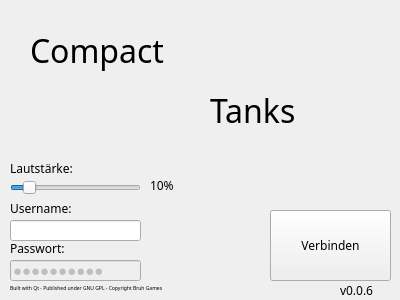
<?xml version="1.0" encoding="UTF-8"?>
<ui version="4.0">
 <class>FrmLogin</class>
 <widget class="QWidget" name="FrmLogin">
  <property name="geometry">
   <rect>
    <x>0</x>
    <y>0</y>
    <width>400</width>
    <height>300</height>
   </rect>
  </property>
  <property name="font">
   <font>
    <family>Pixeled</family>
   </font>
  </property>
  <property name="windowTitle">
   <string>CompactTanks</string>
  </property>
  <widget class="QLineEdit" name="edtUsername">
   <property name="geometry">
    <rect>
     <x>10</x>
     <y>220</y>
     <width>131</width>
     <height>21</height>
    </rect>
   </property>
   <property name="font">
    <font>
     <family>Pixeled</family>
     <pointsize>7</pointsize>
    </font>
   </property>
  </widget>
  <widget class="QLineEdit" name="edtPassword">
   <property name="enabled">
    <bool>false</bool>
   </property>
   <property name="geometry">
    <rect>
     <x>10</x>
     <y>260</y>
     <width>131</width>
     <height>21</height>
    </rect>
   </property>
   <property name="font">
    <font>
     <family>Times New Roman</family>
     <pointsize>11</pointsize>
    </font>
   </property>
   <property name="inputMask">
    <string/>
   </property>
   <property name="text">
    <string>aaaaaaaaaa</string>
   </property>
   <property name="echoMode">
    <enum>QLineEdit::Password</enum>
   </property>
  </widget>
  <widget class="QLabel" name="label">
   <property name="geometry">
    <rect>
     <x>10</x>
     <y>240</y>
     <width>91</width>
     <height>16</height>
    </rect>
   </property>
   <property name="font">
    <font>
     <family>Pixeled</family>
    </font>
   </property>
   <property name="text">
    <string>Passwort:</string>
   </property>
  </widget>
  <widget class="QLabel" name="label_2">
   <property name="geometry">
    <rect>
     <x>10</x>
     <y>200</y>
     <width>101</width>
     <height>16</height>
    </rect>
   </property>
   <property name="font">
    <font>
     <family>Pixeled</family>
    </font>
   </property>
   <property name="text">
    <string>Username:</string>
   </property>
  </widget>
  <widget class="QLabel" name="label_3">
   <property name="geometry">
    <rect>
     <x>30</x>
     <y>10</y>
     <width>231</width>
     <height>81</height>
    </rect>
   </property>
   <property name="font">
    <font>
     <family>Pixeled</family>
     <pointsize>24</pointsize>
    </font>
   </property>
   <property name="text">
    <string>Compact</string>
   </property>
  </widget>
  <widget class="QLabel" name="label_4">
   <property name="geometry">
    <rect>
     <x>210</x>
     <y>70</y>
     <width>171</width>
     <height>81</height>
    </rect>
   </property>
   <property name="font">
    <font>
     <family>Pixeled</family>
     <pointsize>24</pointsize>
    </font>
   </property>
   <property name="text">
    <string>Tanks</string>
   </property>
  </widget>
  <widget class="QLabel" name="label_5">
   <property name="geometry">
    <rect>
     <x>10</x>
     <y>280</y>
     <width>371</width>
     <height>16</height>
    </rect>
   </property>
   <property name="font">
    <font>
     <family>Pixeled</family>
     <pointsize>4</pointsize>
    </font>
   </property>
   <property name="text">
    <string>Built with Qt - Published under GNU GPL - Copyright Bruh Games</string>
   </property>
  </widget>
  <widget class="QLabel" name="label_6">
   <property name="geometry">
    <rect>
     <x>340</x>
     <y>280</y>
     <width>61</width>
     <height>20</height>
    </rect>
   </property>
   <property name="font">
    <font>
     <family>Pixeled</family>
    </font>
   </property>
   <property name="text">
    <string>v0.0.6</string>
   </property>
  </widget>
  <widget class="QPushButton" name="btnConnect">
   <property name="geometry">
    <rect>
     <x>270</x>
     <y>210</y>
     <width>121</width>
     <height>71</height>
    </rect>
   </property>
   <property name="font">
    <font>
     <family>Pixeled</family>
    </font>
   </property>
   <property name="text">
    <string>Verbinden</string>
   </property>
  </widget>
  <widget class="QLabel" name="label_7">
   <property name="geometry">
    <rect>
     <x>10</x>
     <y>160</y>
     <width>131</width>
     <height>16</height>
    </rect>
   </property>
   <property name="font">
    <font>
     <family>Pixeled</family>
    </font>
   </property>
   <property name="text">
    <string>Lautstärke:</string>
   </property>
  </widget>
  <widget class="QSlider" name="sliderVolume">
   <property name="geometry">
    <rect>
     <x>10</x>
     <y>180</y>
     <width>131</width>
     <height>16</height>
    </rect>
   </property>
   <property name="maximum">
    <number>100</number>
   </property>
   <property name="value">
    <number>10</number>
   </property>
   <property name="orientation">
    <enum>Qt::Horizontal</enum>
   </property>
  </widget>
  <widget class="QLabel" name="lblVolume">
   <property name="geometry">
    <rect>
     <x>150</x>
     <y>175</y>
     <width>131</width>
     <height>21</height>
    </rect>
   </property>
   <property name="font">
    <font>
     <family>Pixeled</family>
    </font>
   </property>
   <property name="text">
    <string>10%</string>
   </property>
  </widget>
 </widget>
 <resources/>
 <connections/>
</ui>
